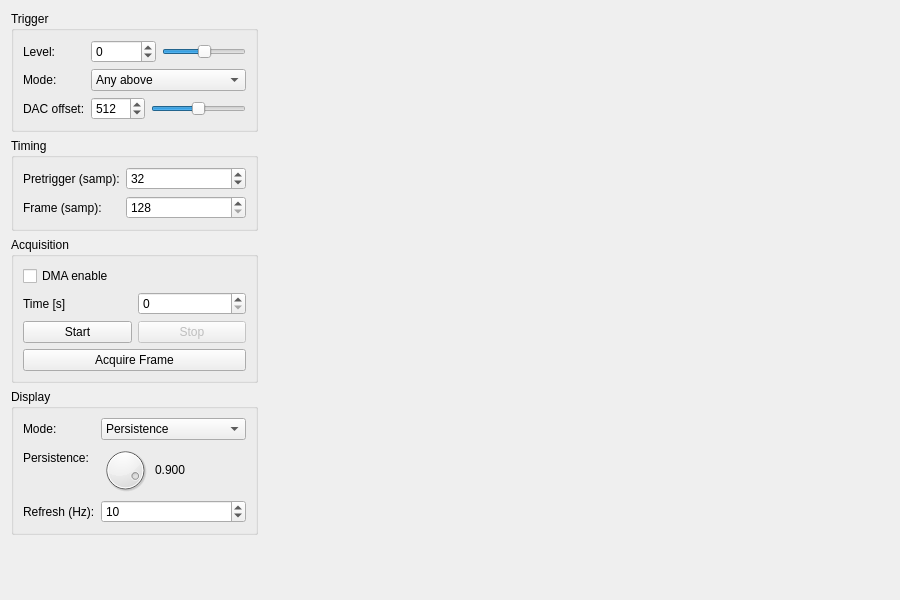
<?xml version="1.0" encoding="UTF-8"?>
<ui version="4.0">
 <class>ScopeView</class>
 <widget class="QWidget" name="ScopeView">
  <property name="geometry">
   <rect>
    <x>0</x>
    <y>0</y>
    <width>900</width>
    <height>600</height>
   </rect>
  </property>
  <property name="windowTitle">
   <string>Scope</string>
  </property>
  <layout class="QHBoxLayout" name="horizontalLayout" stretch="0,1">
   <property name="spacing">
    <number>6</number>
   </property>
   <item>
    <layout class="QVBoxLayout" name="controlLayout">
     <item>
      <widget class="QGroupBox" name="groupTrigger">
       <property name="title">
        <string>Trigger</string>
       </property>
       <layout class="QFormLayout" name="formTrigger">
        <item row="0" column="0">
         <widget class="QLabel" name="labelTriggerLevel">
          <property name="text">
           <string>Level:</string>
          </property>
         </widget>
        </item>
        <item row="0" column="1">
         <layout class="QHBoxLayout" name="layoutTriggerLevel">
          <item>
           <widget class="QSpinBox" name="spinTriggerLevel">
            <property name="minimum">
             <number>-32768</number>
            </property>
            <property name="maximum">
             <number>32767</number>
            </property>
            <property name="stepType">
             <enum>QAbstractSpinBox::StepType::DefaultStepType</enum>
            </property>
           </widget>
          </item>
          <item>
           <widget class="QSlider" name="sliderTriggerLevel">
            <property name="minimum">
             <number>-32768</number>
            </property>
            <property name="maximum">
             <number>32767</number>
            </property>
            <property name="orientation">
             <enum>Qt::Orientation::Horizontal</enum>
            </property>
           </widget>
          </item>
         </layout>
        </item>
        <item row="1" column="0">
         <widget class="QLabel" name="labelTriggerMode">
          <property name="text">
           <string>Mode:</string>
          </property>
         </widget>
        </item>
        <item row="1" column="1">
         <widget class="QComboBox" name="comboTriggerMode">
          <item>
           <property name="text">
            <string>Any above</string>
           </property>
          </item>
          <item>
           <property name="text">
            <string>Any below</string>
           </property>
          </item>
          <item>
           <property name="text">
            <string>Falling edge</string>
           </property>
          </item>
          <item>
           <property name="text">
            <string>Rising edge</string>
           </property>
          </item>
         </widget>
        </item>
        <item row="2" column="0">
         <widget class="QLabel" name="labelDacValue">
          <property name="text">
           <string>DAC offset:</string>
          </property>
         </widget>
        </item>
        <item row="2" column="1">
         <layout class="QHBoxLayout" name="layoutDacValue">
          <item>
           <widget class="QSpinBox" name="spinDacValue">
            <property name="minimum">
             <number>0</number>
            </property>
            <property name="maximum">
             <number>1024</number>
            </property>
            <property name="value">
             <number>512</number>
            </property>
           </widget>
          </item>
          <item>
           <widget class="QSlider" name="sliderDacValue">
            <property name="minimum">
             <number>0</number>
            </property>
            <property name="maximum">
             <number>1024</number>
            </property>
            <property name="value">
             <number>512</number>
            </property>
            <property name="orientation">
             <enum>Qt::Orientation::Horizontal</enum>
            </property>
           </widget>
          </item>
         </layout>
        </item>
       </layout>
      </widget>
     </item>
     <item>
      <widget class="QGroupBox" name="groupTiming">
       <property name="title">
        <string>Timing</string>
       </property>
       <layout class="QFormLayout" name="formTiming">
        <item row="0" column="0">
         <widget class="QLabel" name="labelPretrigger">
          <property name="text">
           <string>Pretrigger (samp):</string>
          </property>
         </widget>
        </item>
        <item row="0" column="1">
         <widget class="QSpinBox" name="spinPretrigger">
          <property name="minimum">
           <number>0</number>
          </property>
          <property name="maximum">
           <number>2040</number>
          </property>
          <property name="singleStep">
           <number>8</number>
          </property>
          <property name="value">
           <number>32</number>
          </property>
         </widget>
        </item>
        <item row="1" column="0">
         <widget class="QLabel" name="labelFrameSamples">
          <property name="text">
           <string>Frame (samp):</string>
          </property>
         </widget>
        </item>
        <item row="1" column="1">
         <widget class="QSpinBox" name="spinFrameSamples">
          <property name="minimum">
           <number>128</number>
          </property>
          <property name="maximum">
           <number>16376</number>
          </property>
          <property name="singleStep">
           <number>8</number>
          </property>
          <property name="value">
           <number>128</number>
          </property>
         </widget>
        </item>
       </layout>
      </widget>
     </item>
     <item>
      <widget class="QGroupBox" name="groupAcquisition">
       <property name="title">
        <string>Acquisition</string>
       </property>
       <layout class="QVBoxLayout" name="verticalLayout">
        <item>
         <widget class="QCheckBox" name="cbDmaEnable">
          <property name="text">
           <string>DMA enable</string>
          </property>
         </widget>
        </item>
        <item>
         <layout class="QHBoxLayout" name="horizontalLayout_3">
          <item>
           <widget class="QLabel" name="label">
            <property name="text">
             <string>Time [s]</string>
            </property>
           </widget>
          </item>
          <item>
           <widget class="QSpinBox" name="spinTime">
            <property name="maximum">
             <number>36000</number>
            </property>
           </widget>
          </item>
         </layout>
        </item>
        <item>
         <layout class="QHBoxLayout" name="btnLayout">
          <item>
           <widget class="QPushButton" name="btnStart">
            <property name="text">
             <string>Start</string>
            </property>
           </widget>
          </item>
          <item>
           <widget class="QPushButton" name="btnStop">
            <property name="enabled">
             <bool>false</bool>
            </property>
            <property name="text">
             <string>Stop</string>
            </property>
           </widget>
          </item>
         </layout>
        </item>
        <item>
         <widget class="QPushButton" name="btnAcquireFrame">
          <property name="text">
           <string>Acquire Frame</string>
          </property>
         </widget>
        </item>
       </layout>
      </widget>
     </item>
     <item>
      <widget class="QGroupBox" name="groupDisplay">
       <property name="title">
        <string>Display</string>
       </property>
       <layout class="QFormLayout" name="formDisplay">
        <item row="0" column="0">
         <widget class="QLabel" name="labelDisplayMode">
          <property name="text">
           <string>Mode:</string>
          </property>
         </widget>
        </item>
        <item row="0" column="1">
         <widget class="QComboBox" name="comboDisplayMode">
          <item>
           <property name="text">
            <string>Persistence</string>
           </property>
          </item>
          <item>
           <property name="text">
            <string>Raw</string>
           </property>
          </item>
         </widget>
        </item>
        <item row="1" column="0">
         <widget class="QLabel" name="labelPersistence">
          <property name="text">
           <string>Persistence:</string>
          </property>
         </widget>
        </item>
        <item row="1" column="1">
         <layout class="QHBoxLayout" name="layoutPersistence">
          <item>
           <widget class="QDial" name="dialPersistence">
            <property name="minimum">
             <number>0</number>
            </property>
            <property name="maximum">
             <number>999</number>
            </property>
            <property name="value">
             <number>900</number>
            </property>
            <property name="maximumSize">
             <size>
              <width>48</width>
              <height>48</height>
             </size>
            </property>
           </widget>
          </item>
          <item>
           <widget class="QLabel" name="labelPersistenceValue">
            <property name="text">
             <string>0.900</string>
            </property>
           </widget>
          </item>
         </layout>
        </item>
        <item row="2" column="0">
         <widget class="QLabel" name="labelRefreshRate">
          <property name="text">
           <string>Refresh (Hz):</string>
          </property>
         </widget>
        </item>
        <item row="2" column="1">
         <widget class="QSpinBox" name="spinRefreshRate">
          <property name="minimum">
           <number>1</number>
          </property>
          <property name="maximum">
           <number>60</number>
          </property>
          <property name="value">
           <number>10</number>
          </property>
         </widget>
        </item>
       </layout>
      </widget>
     </item>
     <item>
      <spacer name="verticalSpacer">
       <property name="orientation">
        <enum>Qt::Orientation::Vertical</enum>
       </property>
       <property name="sizeHint" stdset="0">
        <size>
         <width>20</width>
         <height>40</height>
        </size>
       </property>
      </spacer>
     </item>
    </layout>
   </item>
   <item>
    <layout class="QVBoxLayout" name="waveformLayout">
     <item>
      <widget class="PlotWidget" name="plotWaveform" native="true">
       <property name="minimumSize">
        <size>
         <width>550</width>
         <height>540</height>
        </size>
       </property>
      </widget>
     </item>
    </layout>
   </item>
  </layout>
 </widget>
 <customwidgets>
  <customwidget>
   <class>PlotWidget</class>
   <extends>QWidget</extends>
   <header>pyqtgraph</header>
   <container>1</container>
  </customwidget>
 </customwidgets>
 <resources/>
 <connections/>
</ui>
